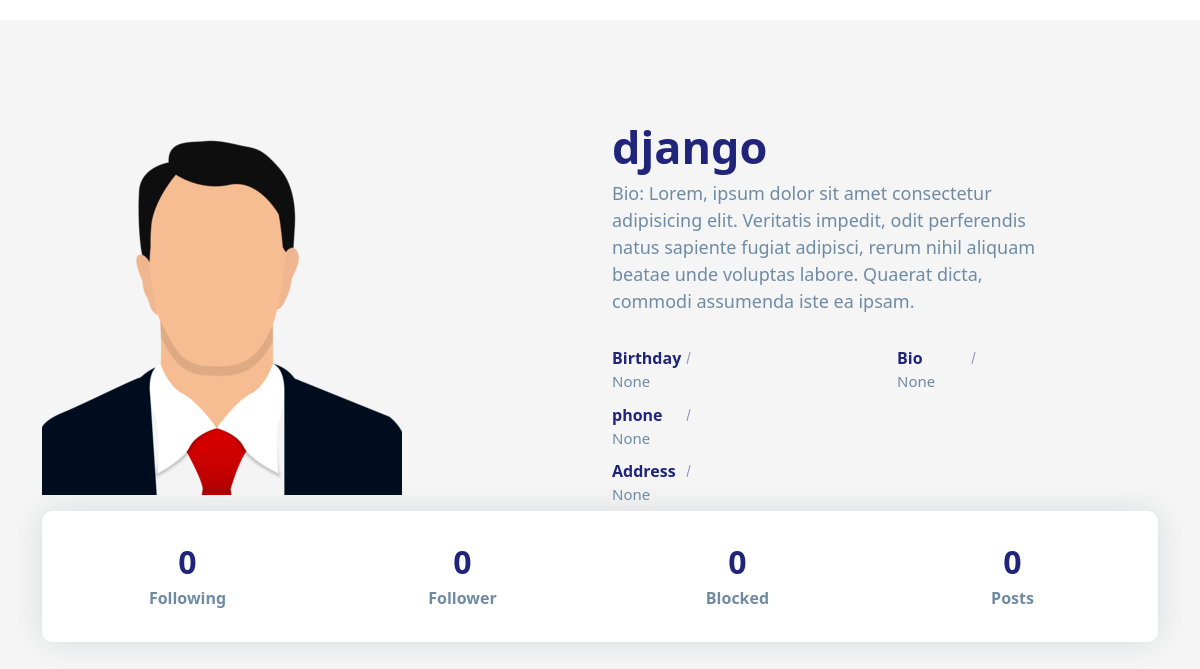
/profiles/1, run on an earlier commit of the app's database.
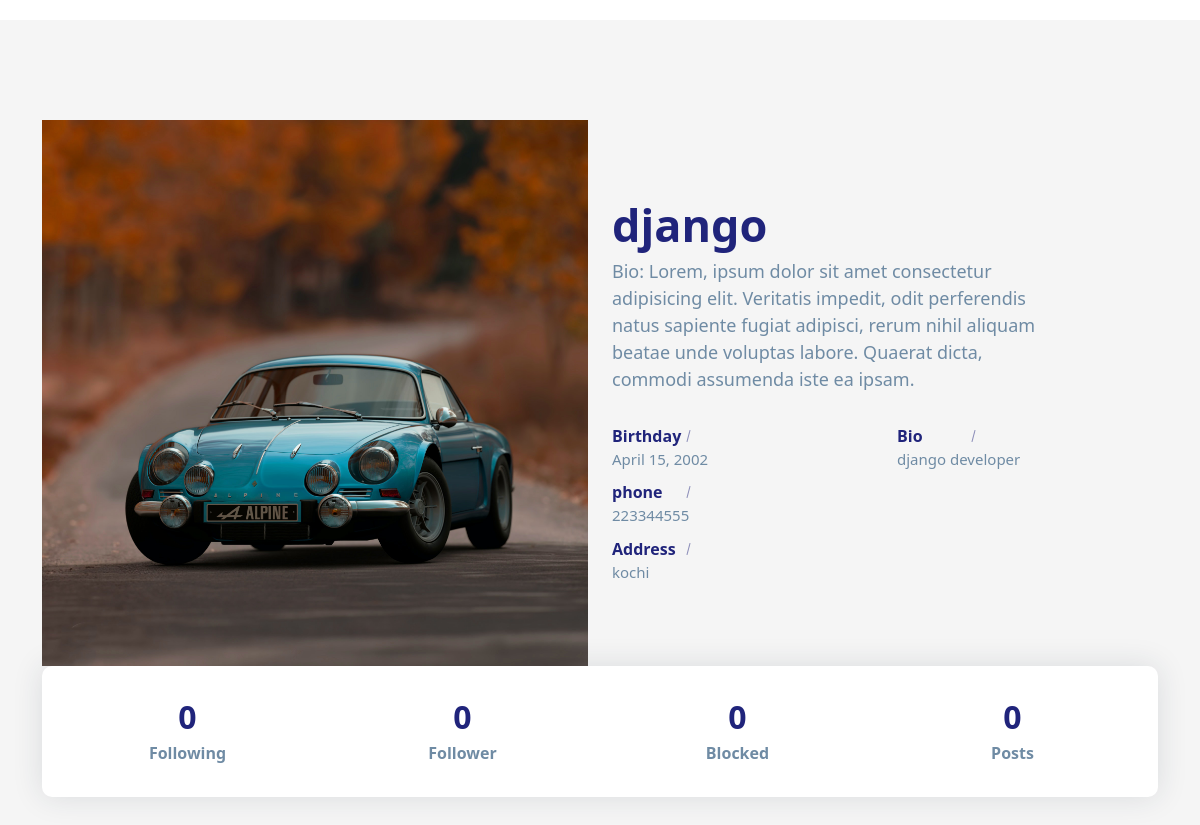
And on a later commit of the database.
### social/models.py (models this page shows)
class UserProfile(models.Model):
    user=models.OneToOneField(User,on_delete=models.CASCADE,related_name="profile")
    address=models.CharField(max_length=200,null=True)
    phone=models.CharField(max_length=200,null=True)
    profile_pic=models.ImageField(upload_to="profilepics",null=True,blank=True)
    dob=models.DateField(null=True)
    bio=models.CharField(max_length=200,null=True)
    following=models.ManyToManyField("self",related_name="followed_by",symmetrical=False,null=True)
    block=models.ManyToManyField("self",related_name="blocked",symmetrical=False,null=True)
    def __str__(self):
        return self.user.username

### social/views.py (the view)
# urls.py: path("profiles/<int:pk>",views.ProfileDetailView.as_view(),name="profile-detail"),
class ProfileDetailView(DetailView):
    template_name="profile_detail.html"
    model=UserProfile
    context_object_name="data"

### social/templates/profile_detail.html (shortened to what this page needs)
<!DOCTYPE html>
{%load static%}
<html lang="en">
<head>
    <link href="https://cdn.jsdelivr.net/npm/bootstrap@5.3.2/dist/css/bootstrap.min.css" rel="stylesheet">
    <link rel="stylesheet" href="{%static 'social/css/profile.css' %}">
</head>
<body>
    <section class="section about-section gray-bg" id="about">
        <div class="container">
            <div class="row align-items-center flex-row-reverse">
                <div class="col-lg-6">
                    <div class="about-text go-to">
                        <h3 class="dark-color">{{data}}</h3>
                        <p>Bio: Lorem, ipsum dolor sit amet consectetur adipisicing elit. Veritatis impedit, odit perferendis natus sapiente fugiat adipisci, rerum nihil aliquam beatae unde voluptas labore. Quaerat dicta, commodi assumenda iste ea ipsam.</p>
                        <div class="row about-list">
                            <div class="col-md-6">
                                <div class="media">
                                    <label>Birthday</label>
                                    <p>{{data.dob}}</p>
                                </div>
                                <div class="media">
                                    <label>phone</label>
                                    <p>{{data.phone}}</p>
                                </div>
                                <div class="media">
                                    <label>Address</label>
                                    <p>{{data.address}}</p>
                                </div>
                            </div>
                            <div class="col-md-6">
                                <div class="media">
                                    <label>Bio</label>
                                    <p>{{data.bio}}</p>
                                </div>
                            </div>
                        </div>
                    </div>
                </div>
                <div class="col-lg-6">
                    <div class="about-avatar">
                        {%if data.profile_pic%}
                            <img src="{{data.profile_pic.url}}" alt="">
                        {%else%}
                            <img src="{%static 'social/images/profilepic.png'%}" title="" alt="">
                        {%endif%}
                    </div>
                </div>
            </div>
            <div class="counter">
                <div class="row">
                    <div class="col-6 col-lg-3">
                        <div class="count-data text-center">
                            <h6 class="count h2" data-to="500" data-speed="500">{{data.following.count}}</h6>
                            <p class="m-0px font-w-600">Following</p>
                        </div>
                    </div>
                    <div class="col-6 col-lg-3">
                        <div class="count-data text-center">
                            <h6 class="count h2" data-to="150" data-speed="150">{{data.followed_by.count}}</h6>
                            <p class="m-0px font-w-600">Follower</p>
                        </div>
                    </div>
                    <div class="col-6 col-lg-3">
                        <div class="count-data text-center">
                            <h6 class="count h2" data-to="850" data-speed="850">{{data.block.count}}</h6>
                            <p class="m-0px font-w-600">Blocked</p>
                        </div>
                    </div>
                    <div class="col-6 col-lg-3">
                        <div class="count-data text-center">
                            <h6 class="count h2" data-to="190" data-speed="190">{{data.user.userpost.all.count}}</h6>
                            <p class="m-0px font-w-600">Posts</p>
                        </div>
                    </div>
                </div>
            </div>
        </div>
    </section>
</body>
</html>

What changed in the data, as far as the page shows it:
changed UserProfile "django": dob "None" → "April 15, 2002"; phone "None" → "223344555"; address "None" → "kochi"; bio "None" → "django developer"; profile_pic: picture added
